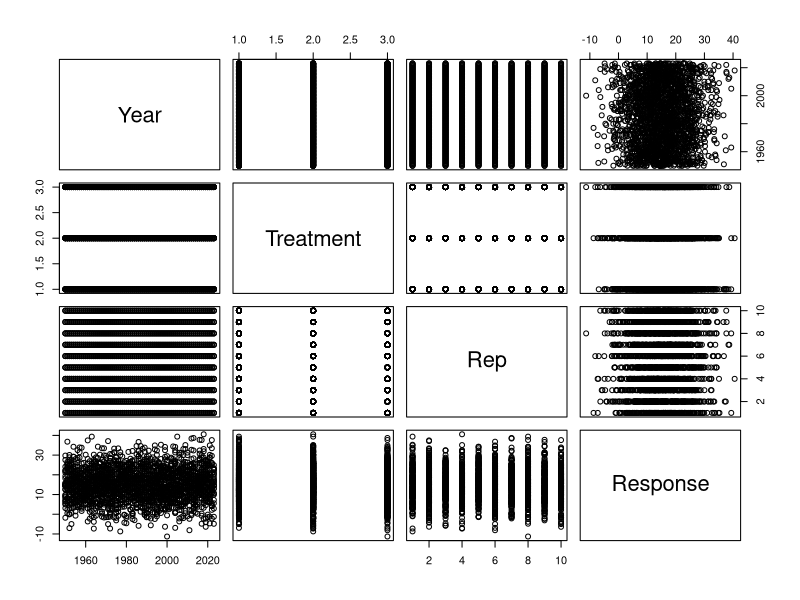
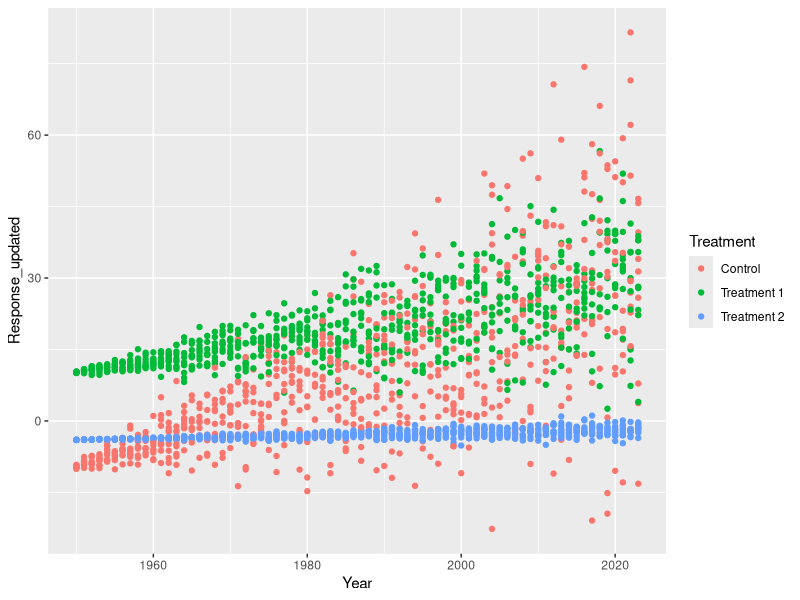
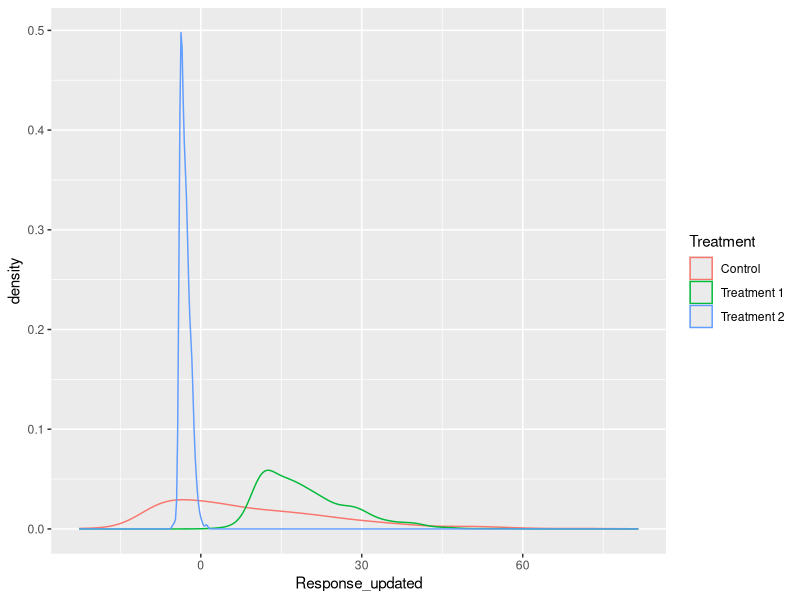
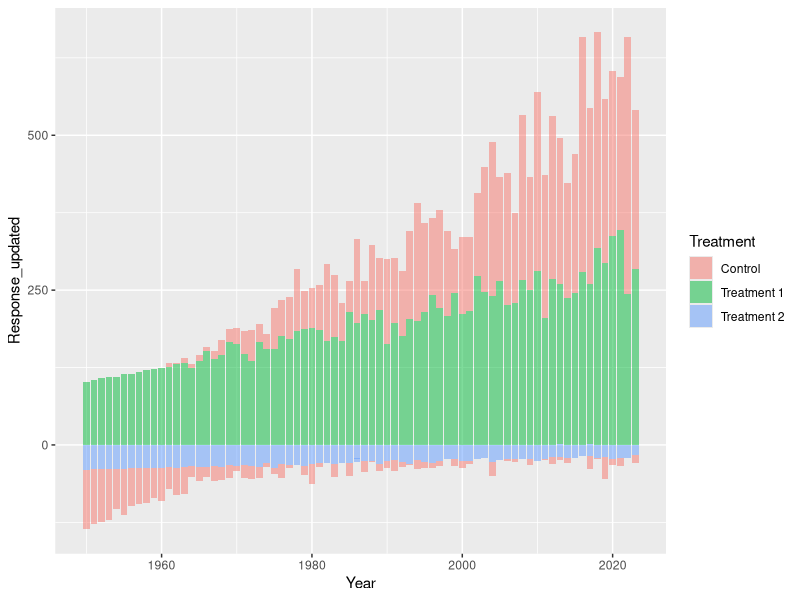
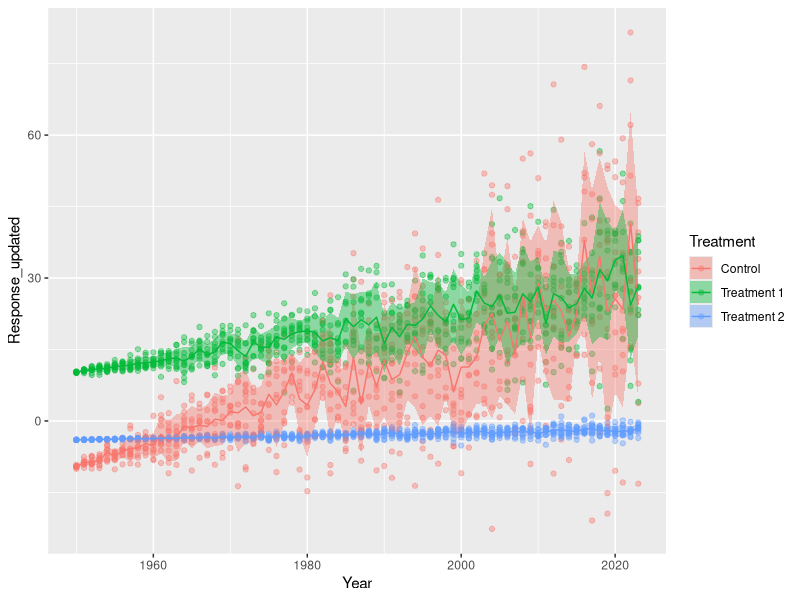
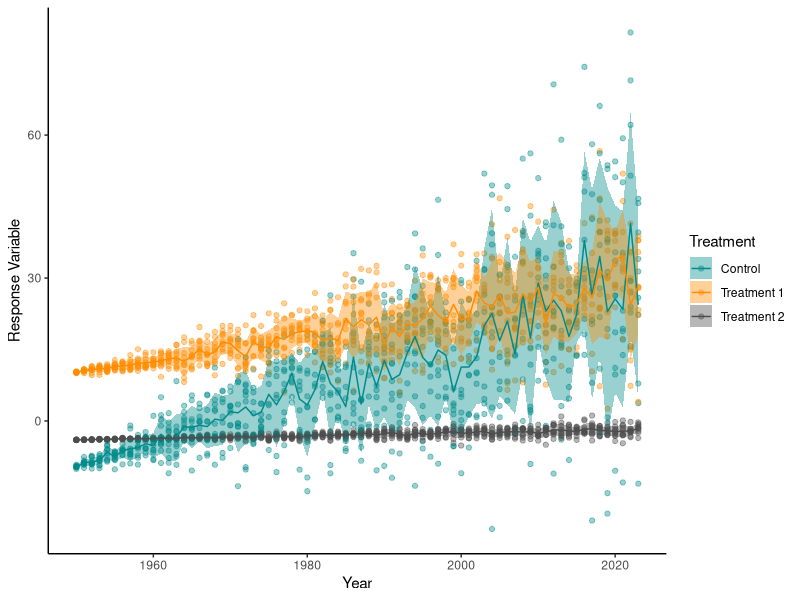
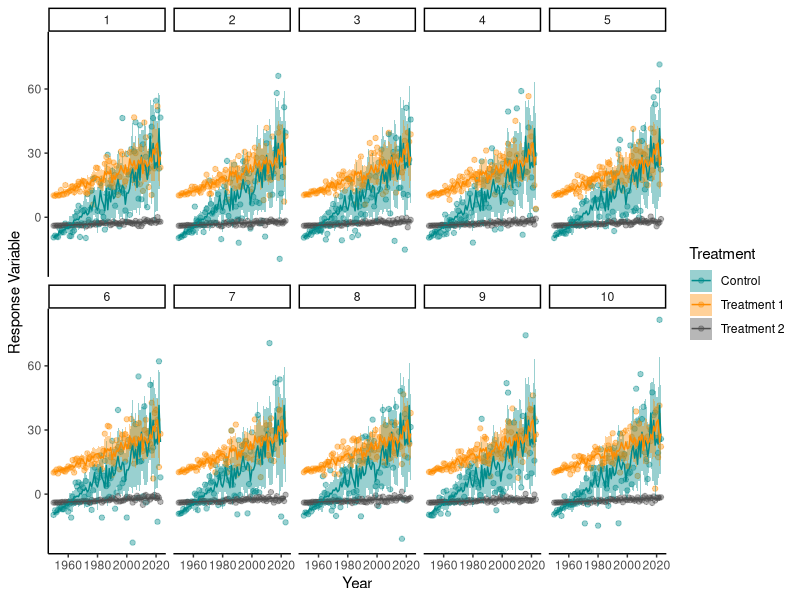

These charts were generated, in order, by the following R code:
###################################################
############ GLM Workshop 2023 ####################
####### Bede Ffinian Rowe Davies ##################
###################################################
########## Introduction to R ######################
###################################################

# R is a open source statistical programming language. It can used through many Graphic User Interfaces (GUI) my preferences is 
# to use RStudio but VSCode is good and you can also code in base R. T
# This workshop will rely on using code written in RStudio and locations of things (Script, Console, Environment, Plots) with be RStudio specific but the code could be run in any GUI.

# Scripts are saved code that you are editing (What I am writing in currently), you then execute (run) the code in the console (Normally below the script window)
# You can execute code one line by having your cursor on that line in the script or select many lines then click the run buttom or cmd+enter (mac) or ctrl+enter (pc)
# Everything to the right of a hastag '#' is not executed, therefore we can use this to make comments or writing in scripts

# R code can be used to do simple calculations with values or even create lists, vectors, values, dataframes and more complex objects in the "global environment". (normally top right)

6*6

# We can use either <- or = to assign a value, list or dataframe into an object

a<- 17

# We use c() to concatenate elements together, which means make them into a vector

b<- c(1,5,5,3,7)

# We can then perform different functions between objects

a*b

# We can even save the results to a new object

c<-a*b

# R relies upon packages, groups of specific functions, which can be installed from the internet and then loaded into a script. 
# Base R, a package always already installed and loaded with R, is very powerful and useful but less user friendly for some tasks.
# From Base R we can use the install.packages() function to install a package from online.
install.packages("dplyr") # you only have to do this when you first want the package or want to updated it.
# once a package is installed we have to tell R that we want to use functions from this package so we load it
library(dplyr) # this needs to be run every new R session when this package is used.

# We can now run functions from the dplyr library, specifically dplyr is a library, which is part of a group of packages called the tidyverse
# We will use this group of packages for reading data into R (readr), manipulating data (dplyr) and visualisng data (ggplot2)
# For GLMs we can use a few different packages, but that is for later on.

# First we can make some data into a dataframe, explore this data, transform and add to it, then we will make some figures with it.
# R has some very useful random data generation functions 

install.packages("tidyverse") 
library(tidyverse)

Year <- seq(from=1950,to=2023,by=1)
Treatment <- c("Control","Treatment 1","Treatment 2")
Rep<- seq(from=1,to=10,by=1)

# These are three vectors, which we can check information about them with a few simple functions

length(Year)
summary(Year)

length(Treatment)
summary(Treatment)

length(Rep)
summary(Rep)

# We want to combine these vectors so we have a row for each rep, year and treatment, we can do this by expanding the grid

df<-expand.grid(Year=Year,Treatment=Treatment,Rep=Rep)


# This df is all the meta data we want for our dataframe that we want to now make up some response data

Response<-rnorm(n=nrow(df),mean = 15,sd=8)

# We can then combine this to our df

df$Response<-Response

# We can check the data we have using a base plot function

plot(df)

# Here we can see that the response is totally random, regardless of treatment and year
# for interesting plotting we can change this 
# For manipulation we can use something called pipes %>% which push the output from one line into the function on the next line
# we can change the values of response by the values of year and treatment using the case_when function to create clauses similar to if else statements
# The mutate function can be used to create new columns based on current columns or other values/objects


df_1<-df %>% 
  mutate(Response_updated=case_when(Treatment=="Control"~Response*((Year-1949)/30)-10,
                                    Treatment=="Treatment 1"~Response*((Year-1949)/60)+10,
                                    Treatment=="Treatment 2"~Response*((Year-1949)/500)-4))


# We can now calculate some summary statistics such as mean or standard deviation using group_by and summarise


df_1_summary<-df_1 %>% 
  group_by(Treatment) %>% 
  summarise(MeanResponse=mean(Response_updated),
            SDResponse=sd(Response_updated))

df_1_summary

df_1_summary_year<-df_1 %>% 
  group_by(Treatment,Year) %>% 
  summarise(MeanResponse=mean(Response_updated),
            SDResponse=sd(Response_updated))

df_1_summary_year


# Now lets try and plot these data, for more complex plots ggplot2 is by far the best package
# we first make a blank ggplot saying what data we will include
# then we want to add layers to the plot for what we want to plot and how we want it to look
# for elements of the plot that change with data from the df we use the aes() function


ggplot(df_1)+
  geom_point(aes(x=Year,y=Response_updated,colour=Treatment))


# This looks good but could be Nicer there are many geom types to dictate the type of plot

ggplot(df_1)+
  geom_density(aes(x=Response_updated,colour=Treatment))

ggplot(df_1)+
  geom_col(aes(x=Year,y=Response_updated,fill=Treatment),alpha=0.5)


# we can also add new data into the same plot so we could use the summary data too, for this we add the data to the geom we want it used for

ggplot()+
  geom_point(data=df_1,mapping=aes(x=Year,y=Response_updated,colour=Treatment),
             alpha=0.4)+
  geom_ribbon(data=df_1_summary_year,mapping=aes(x=Year,ymax=MeanResponse+SDResponse,
                                                 ymin=MeanResponse-SDResponse,fill=Treatment),
              alpha=0.4)+
  geom_line(data=df_1_summary_year,mapping=aes(x=Year,y=MeanResponse,colour=Treatment))

# we can now change the style and appearance 
# theme is used to change appearances

ggplot()+
  geom_point(data=df_1,mapping=aes(x=Year,y=Response_updated,colour=Treatment),
             alpha=0.4)+
  geom_ribbon(data=df_1_summary_year,mapping=aes(x=Year,ymax=MeanResponse+SDResponse,
                                                 ymin=MeanResponse-SDResponse,fill=Treatment),
              alpha=0.4)+
  geom_line(data=df_1_summary_year,mapping=aes(x=Year,y=MeanResponse,colour=Treatment))+
  scale_color_manual(values=c("darkcyan","darkorange","grey30"))+
  scale_fill_manual(values=c("darkcyan","darkorange","grey30"))+
  labs(x="Year",y="Response Variable")+
  theme_classic()

# We could even separate plots by another column 

ggplot()+
  geom_point(data=df_1,mapping=aes(x=Year,y=Response_updated,colour=Treatment),
             alpha=0.4)+
  geom_ribbon(data=df_1_summary_year,mapping=aes(x=Year,ymax=MeanResponse+SDResponse,
                                                 ymin=MeanResponse-SDResponse,fill=Treatment),
              alpha=0.4)+
  geom_line(data=df_1_summary_year,mapping=aes(x=Year,y=MeanResponse,colour=Treatment))+
  facet_wrap(~Rep, nrow=2)+
  scale_color_manual(values=c("darkcyan","darkorange","grey30"))+
  scale_fill_manual(values=c("darkcyan","darkorange","grey30"))+
  labs(x="Year",y="Response Variable")+
  theme_classic()

# google is full of different elements that can be changed within a plot
# you can google exactly what you want, then normally stackoverflow answers or blogs will help most

